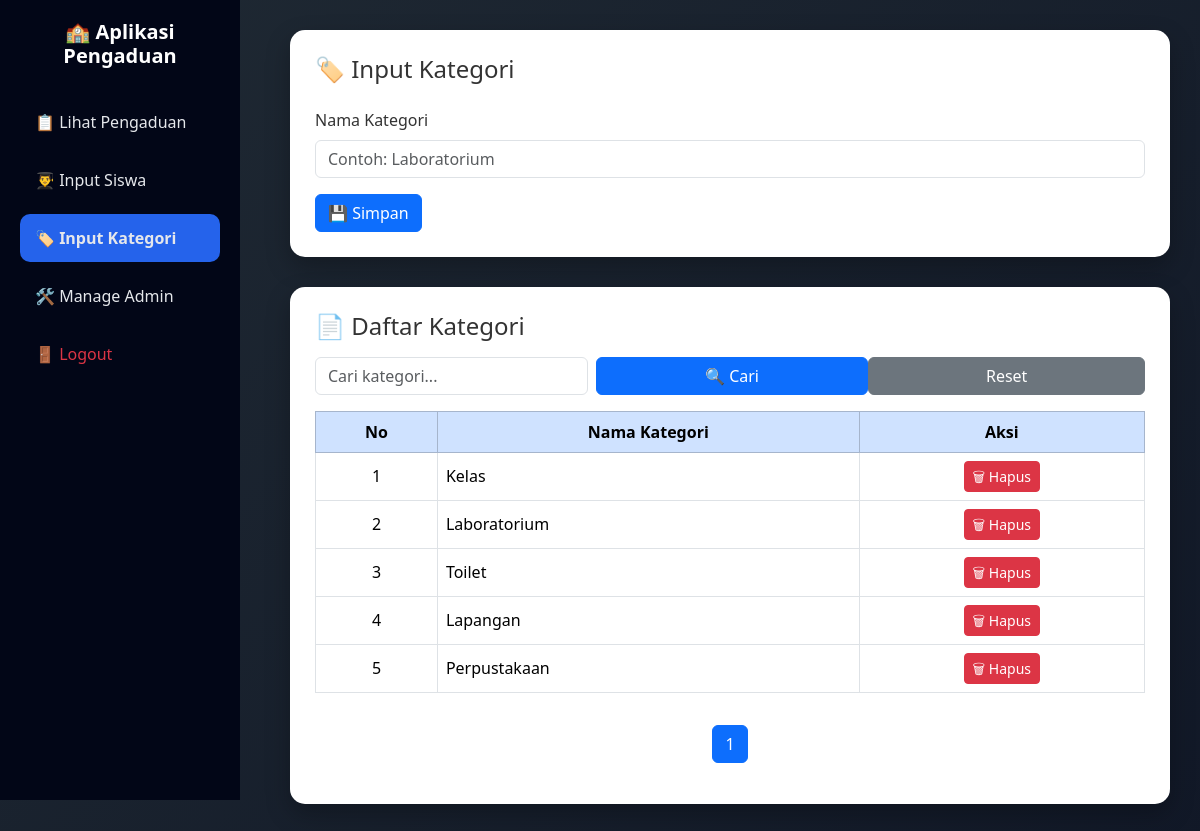
/input_kategori.php, run on the app's committed database.
### tables this page shows
CREATE TABLE `kategori` (
  `id_kategori` int NOT NULL,
  `ket_kategori` varchar(30) DEFAULT NULL
);

### input_kategori.php (the view, shortened to what this page needs)
<?php
include 'config/koneksi.php';
$keyword = isset($_GET['search']) ? mysqli_real_escape_string($conn, $_GET['search']) : '';
$limit = 5;
$page = isset($_GET['page']) ? (int)$_GET['page'] : 1;
$page = ($page < 1) ? 1 : $page;
$offset = ($page - 1) * $limit;
$totalQuery = mysqli_query($conn, "SELECT COUNT(*) AS total
                                   FROM kategori
                                   WHERE ket_kategori LIKE '%$keyword%'");
$totalData = mysqli_fetch_assoc($totalQuery)['total'];
$totalPage = ceil($totalData / $limit);
$query = mysqli_query($conn, "SELECT * FROM kategori
                              WHERE ket_kategori LIKE '%$keyword%'
                              ORDER BY id_kategori ASC
                              LIMIT $limit OFFSET $offset");
?>
<!doctype html>
<html lang="id">
<head>
<link href="https://cdn.jsdelivr.net/npm/bootstrap@5.3.2/dist/css/bootstrap.min.css" rel="stylesheet">
</head>
<body>
<div class="sidebar">
    <h5>🏫 Aplikasi Pengaduan</h5>
    <a href="dashboard_admin.php">📋 Lihat Pengaduan</a>
    <a href="input_siswa.php">👨‍🎓 Input Siswa</a>
    <a href="input_kategori.php" class="active">🏷️ Input Kategori</a>
    <a href="manage_admin.php">🛠️ Manage Admin</a>
    <a href="logout.php" class="text-danger">🚪 Logout</a>
</div>
<div class="content">
    <div class="card-custom">
        <h4 class="mb-4">🏷️ Input Kategori</h4>
        <form action="" method="POST">
            <div class="mb-3">
                <label class="form-label">Nama Kategori</label>
                <input type="text" name="ket_kategori" class="form-control"
                       placeholder="Contoh: Laboratorium" required>
            </div>
            <button name="simpan" class="btn btn-primary">💾 Simpan</button>
        </form>
    </div>
    <div class="card-custom">
        <h4 class="mb-3">📄 Daftar Kategori</h4>
        <form method="GET" class="mb-3 d-flex">
            <input type="text" name="search" class="form-control me-2"
                   placeholder="Cari kategori..."
                   value="<?= htmlspecialchars($keyword) ?>">
            <button class="btn btn-primary w-100">🔍 Cari</button>
        <div class="col-md-4">
            <a href="input_kategori.php" class="btn btn-secondary w-100">Reset</a>
        </div>
        </form>
        <div class="table-responsive">
        <table class="table table-bordered table-hover align-middle">
            <thead class="table-primary text-center">
                <tr>
                    <th>No</th>
                    <th>Nama Kategori</th>
                    <th>Aksi</th>
                </tr>
            </thead>
            <tbody>
            <?php
            $no = $offset + 1;
            if(mysqli_num_rows($query) > 0){
                while($d = mysqli_fetch_assoc($query)){
                    echo "<tr>
                        <td class='text-center'>$no</td>
                        <td>{$d['ket_kategori']}</td>
                        <td class='text-center'>
                            <a href='hapus_kategori.php?id={$d['id_kategori']}'
                               class='btn btn-danger btn-sm'
                               onclick=\"return confirm('Yakin hapus kategori ini?')\">
                               🗑 Hapus
                            </a>
                        </td>
                    </tr>";
                    $no++;
                }
            }else{
                echo "<tr>
                    <td colspan='3' class='text-center text-muted'>
                        Data tidak ditemukan
                    </td>
                </tr>";
            }
            ?>
            </tbody>
        </table>
        </div>
        <nav>
        <ul class="pagination justify-content-center mt-3">
        <?php for($i=1; $i<=$totalPage; $i++): ?>
            <li class="page-item <?= ($i==$page)?'active':'' ?>">
                <a class="page-link" href="?page=<?= $i ?>&search=<?= $keyword ?>">
                    <?= $i ?>
                </a>
            </li>
        <?php endfor; ?>
        </ul>
        </nav>
    </div>
</div>
</body>
</html>

### input_kategori.php (style rules this page uses)
body { background: linear-gradient(135deg, #1f2933, #111827); min-height: 100vh; font-family: 'Segoe UI', sans-serif; color: #fff; }
.sidebar { width: 240px; background: #020617; min-height: 100vh; position: fixed; padding: 20px; }
.sidebar h5 { text-align: center; margin-bottom: 30px; font-weight: 600; }
.sidebar a { display: block; padding: 12px 15px; color: #e5e7eb; text-decoration: none; border-radius: 10px; margin-bottom: 10px; }
.sidebar a.active { background: #2563eb; font-weight: 600; }
.content { margin-left: 260px; padding: 30px; }
.card-custom { background: #ffffff; color: #333; border-radius: 15px; padding: 25px; box-shadow: 0 10px 25px rgba(0,0,0,.25); margin-bottom: 30px; }

### data on the page
kategori: ket_kategori "Kelas"
kategori: ket_kategori "Laboratorium"
kategori: ket_kategori "Toilet"
kategori: ket_kategori "Lapangan"
kategori: ket_kategori "Perpustakaan"
